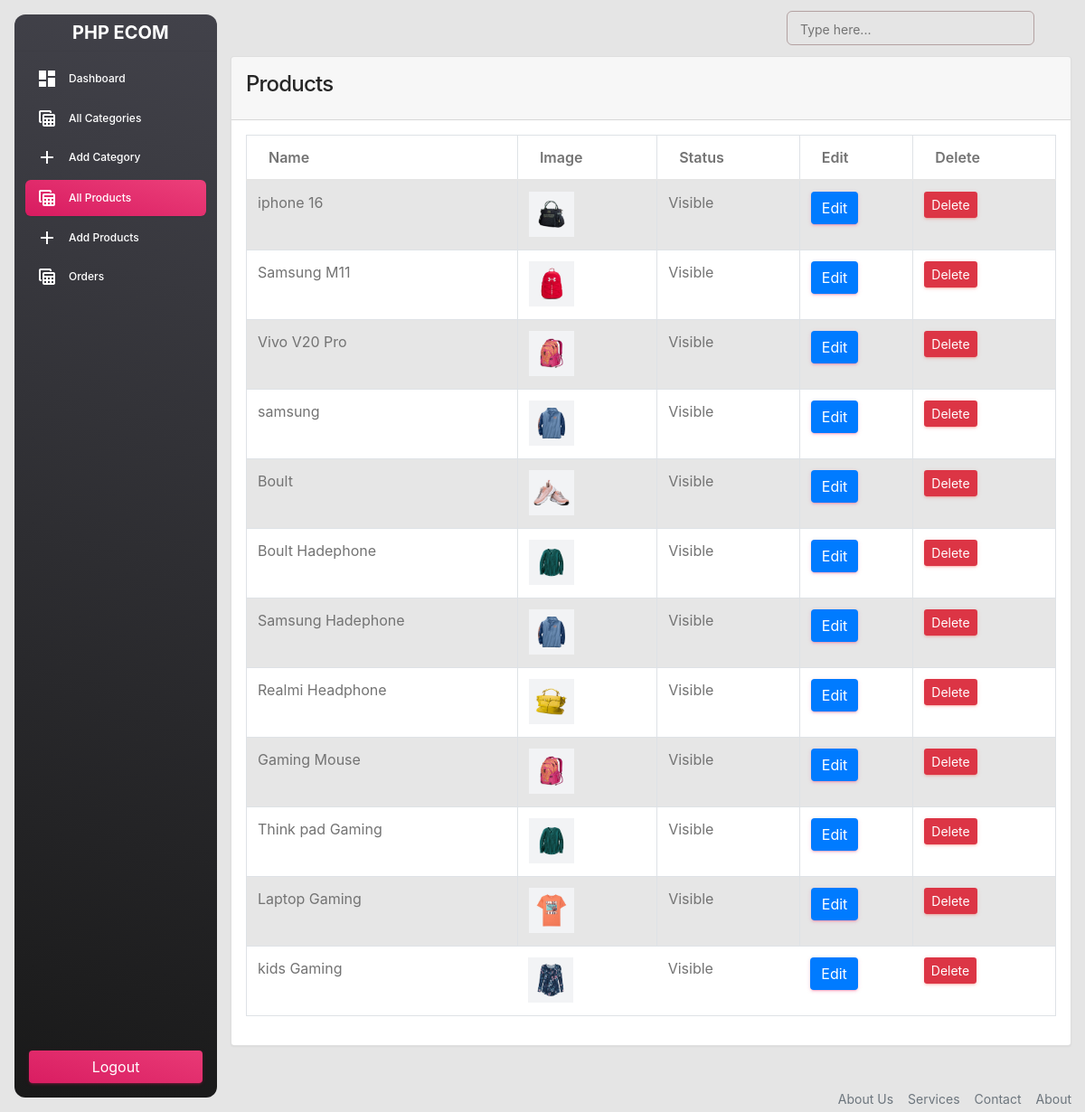
The app's page /admin/products.php (signed in) with its own data.
### tables this page shows
CREATE TABLE `products` (
  `id` int(11) NOT NULL,
  `category_id` int(11) NOT NULL,
  `name` varchar(191) NOT NULL,
  `slug` varchar(191) NOT NULL,
  `small_description` mediumtext NOT NULL,
  `description` mediumtext NOT NULL,
  `original_price` int(11) NOT NULL,
  `selling_price` int(11) NOT NULL,
  `image` varchar(191) NOT NULL,
  `qty` int(11) NOT NULL,
  `status` tinyint(4) NOT NULL,
  `trending` tinyint(4) NOT NULL,
  `meta_title` varchar(191) NOT NULL,
  `meta_keywords` mediumtext NOT NULL,
  `meta_description` mediumtext NOT NULL,
  `created_at` timestamp NOT NULL DEFAULT current_timestamp()
);

### functions/myfunctions.php (called while the page is built, shortened)
<?php
include('../config/dbcon.php');
function getAll($table)
{
    global $con;
    $query = "SELECT * FROM $table";
    return $query_run = mysqli_query($con, $query);
}
?>

### admin/products.php (the view, shortened to what this page needs)
<?php include('includes/header.php');
?>
<div class="container">
    <div class="row">
    <div class="col-md-12">
        <div class="card">
            <div class="card-header">
                <h4>Products</h4>
            </div>
            <div class="card-body" id="products_table">
                <table class="table table-bordered table-striped">
                    <thead>
                        <tr>
                            <th>Name</th>
                            <th>Image</th>
                            <th>Status</th>
                            <th>Edit</th>
                            <th>Delete</th>
                        </tr>
                    </thead>
                    <tbody>
                        <?php
                            $products = getAll("products");
                            if(mysqli_num_rows($products) > 0)
                            {
                                foreach($products as $item)
                                {
                                    ?>
                                        <tr>
                                            <td> <?= $item['name']; ?> </td>
                                            <td>
                                                <img src="../uploads/<?= $item['image'];?>" width="50px" height="50px" alt="<?= $item['name'];?>">
                                            </td>
                                            <td>
                                                <?= $item['status'] == '0' ? "Visible":"Hidden" ?>
                                            </td>
                                            <td>
                                                <a href="edit-product.php?id=<?= $item['id'];?>" class="btn btn-primary">Edit</a>
                                            </td>
                                            <td>
                                                <button class="btn btn-sm btn-danger delete_product_btn" type="button" value="<?= $item['id'];?>">Delete</button>
                                            </td>
                                        </tr>
                                    <?php
                                }
                            }
                            else
                            {
                                echo "no records found";
                            }
                        ?>
                    </tbody>
                </table>
            </div>
        </div>
    </div>
</div>
</div>
<?php include('includes/footer.php'); ?>

### admin/includes/header.php (shortened to what this page needs)
<!DOCTYPE html>
<html lang="en">
<head>
  <link id="pagestyle" href="assets/css/material-dashboard.min.css" rel="stylesheet" />
<link rel="stylesheet" href="//cdn.jsdelivr.net/npm/alertifyjs@1.14.0/build/css/alertify.min.css"/>
<link rel="stylesheet" href="//cdn.jsdelivr.net/npm/alertifyjs@1.14.0/build/css/themes/bootstrap.min.css"/>
</head>
<body class="g-sidenav-show  bg-gray-200">
<?php include('sidebar.php'); ?>
<main class="main-content position-relative max-height-vh-100 h-100 border-radius-lg ">
<?php include('navbar.php'); ?>

### admin/includes/sidebar.php (shortened to what this page needs)
<?php
$page = substr($_SERVER['SCRIPT_NAME'], strrpos($_SERVER['SCRIPT_NAME'],"/")+ 1 );
?>
<aside class="sidenav navbar navbar-vertical navbar-expand-xs border-0 border-radius-xl my-3 fixed-start ms-3   bg-gradient-dark" id="sidenav-main">
    <div class="sidenav-header">
      <a class="navbar-brand m-0" href=" https://demos.creative-tim.com/material-dashboard/pages/dashboard " target="_blank">
        <span class="ms-6 font-weight-bold text-white">PHP ECOM</span>
      </a>
    </div>
    <hr class="horizontal light mt-0 mb-2">
    <div class="collapse navbar-collapse  w-auto  max-height-vh-100" id="sidenav-collapse-main">
      <ul class="navbar-nav">
        <li class="nav-item">
          <a class="nav-link text-white <?= $page == "index.php" ? 'active bg-gradient-primary' : '' ?>" href="index.php">
            <div class="text-white text-center me-2 d-flex align-items-center justify-content-center">
              <i class="material-icons opacity-10">dashboard</i>
            </div>
            <span class="nav-link-text ms-1">Dashboard</span>
          </a>
        </li>
        <li class="nav-item">
          <a class="nav-link text-white <?= $page == "category.php" ? 'active bg-gradient-primary' : '' ?> " href="category.php">
            <div class="text-white text-center me-2 d-flex align-items-center justify-content-center">
              <i class="material-icons opacity-10">table_view</i>
            </div>
            <span class="nav-link-text ms-1">All Categories</span>
          </a>
        </li>
        <li class="nav-item">
          <a class="nav-link text-white <?= $page == "add-category.php" ? 'active bg-gradient-primary' : '' ?>" href="add-category.php">
            <div class="text-white text-center me-2 d-flex align-items-center justify-content-center">
              <i class="material-icons opacity-10">add</i>
            </div>
            <span class="nav-link-text ms-1">Add Category</span>
          </a>
        </li>
        <li class="nav-item">
          <a class="nav-link text-white <?= $page == "products.php" ? 'active bg-gradient-primary' : '' ?>" href="products.php">
            <div class="text-white text-center me-2 d-flex align-items-center justify-content-center">
              <i class="material-icons opacity-10">table_view</i>
            </div>
            <span class="nav-link-text ms-1">All Products</span>
          </a>
        </li>
        <li class="nav-item">
          <a class="nav-link text-white <?= $page == "add-product.php" ? 'active bg-gradient-primary' : '' ?>" href="add-product.php">
            <div class="text-white text-center me-2 d-flex align-items-center justify-content-center">
              <i class="material-icons opacity-10">add</i>
            </div>
            <span class="nav-link-text ms-1">Add Products</span>
          </a>
        </li>
        <li class="nav-item">
          <a class="nav-link text-white <?= $page == "orders.php" ? 'active bg-gradient-primary' : '' ?>" href="orders.php">
            <div class="text-white text-center me-2 d-flex align-items-center justify-content-center">
              <i class="material-icons opacity-10">table_view</i>
            </div>
            <span class="nav-link-text ms-1">Orders</span>
          </a>
        </li>
      </ul>
    </div>
    <div class="sidenav-footer position-absolute w-100 bottom-0 ">
      <div class="mx-3">
        <a class="btn bg-gradient-primary mt-4 w-100" href="../logout.php">
          Logout
        </a>
      </div>
    </div>
  </aside>

### admin/includes/navbar.php
<nav class="navbar navbar-main navbar-expand-lg px-0 mx-4 shadow-none border-radius-xl" id="navbarBlur" navbar-scroll="true">
      <div class="container-fluid py-1 px-3">
        <div class="collapse navbar-collapse mt-sm-0 mt-2 me-md-0 me-sm-4" id="navbar">
          <div class="ms-md-auto pe-md-3 d-flex align-items-center">
            <div class="input-group input-group-outline">
              <label class="form-label">Type here...</label>
              <input type="text" class="form-control">
            </div>
          </div>
        </div>
      </div>
    </nav>

### admin/includes/footer.php (shortened to what this page needs)
<footer class="footer pt-5">
    <div class="container-fluid">
      <div class="row align-items-center justify-content-lg-between">
        <div class="col-lg-12">
          <ul class="nav nav-footer justify-content-center justify-content-lg-end">
          <li class="nav-item">
              <a href="#" class="nav-link pe-0 text-muted" target="_blank">About Us</a>
            </li>
            <li class="nav-item">
              <a href="#" class="nav-link pe-0 text-muted" target="_blank">Services</a>
            </li>
            <li class="nav-item">
              <a href="#" class="nav-link pe-0 text-muted" target="_blank">Contact</a>
            </li>
            <li class="nav-item">
              <a href="#" class="nav-link pe-0 text-muted" target="_blank">About</a>
            </li>
          </ul>
        </div>
      </div>
    </div>
  </footer>
  </main>
  </body>
</html>

### admin/includes/header.php (style rules this page uses)
.form-control { border: 1px solid #b3a1a1 !important; padding:8px 10px; }

### records on screen
products: name "iphone 16", image (picture), status "Visible", $item['id'] 6 (drawn)
products: name "Samsung M11", image (picture), status "Visible", $item['id'] 52 (drawn)
products: name "Vivo V20 Pro", image (picture), status "Visible", $item['id'] 53 (drawn)
products: name "samsung", image (picture), status "Visible", $item['id'] 54 (drawn)
products: name "Boult", image (picture), status "Visible", $item['id'] 55 (drawn)
products: name "Boult Hadephone", image (picture), status "Visible", $item['id'] 56 (drawn)
products: name "Samsung Hadephone", image (picture), status "Visible", $item['id'] 57 (drawn)
products: name "Realmi Headphone", image (picture), status "Visible", $item['id'] 58 (drawn)
products: name "Gaming Mouse", image (picture), status "Visible", $item['id'] 59 (drawn)
products: name "Think pad Gaming", image (picture), status "Visible", $item['id'] 60 (drawn)
products: name "Laptop Gaming", image (picture), status "Visible", $item['id'] 61 (drawn)
products: name "kids Gaming", image (picture), status "Visible", $item['id'] 62 (drawn)
